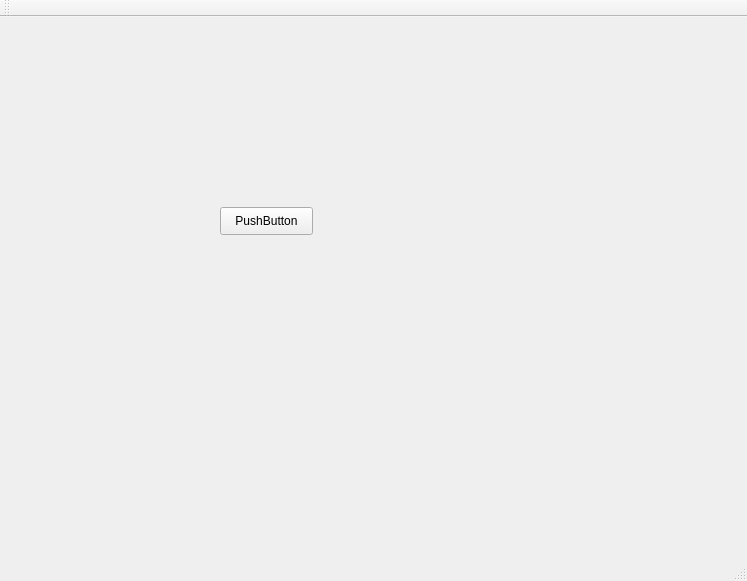
<?xml version="1.0" encoding="UTF-8"?>
<ui version="4.0">
 <class>MainWindow</class>
 <widget class="QMainWindow" name="MainWindow">
  <property name="geometry">
   <rect>
    <x>0</x>
    <y>0</y>
    <width>747</width>
    <height>581</height>
   </rect>
  </property>
  <property name="windowTitle">
   <string>MainWindow</string>
  </property>
  <widget class="QWidget" name="centralWidget">
   <widget class="QPushButton" name="pushButton">
    <property name="geometry">
     <rect>
      <x>220</x>
      <y>190</y>
      <width>93</width>
      <height>28</height>
     </rect>
    </property>
    <property name="text">
     <string>PushButton</string>
    </property>
   </widget>
  </widget>
  <widget class="QMenuBar" name="menuBar">
   <property name="geometry">
    <rect>
     <x>0</x>
     <y>0</y>
     <width>747</width>
     <height>26</height>
    </rect>
   </property>
  </widget>
  <widget class="QToolBar" name="mainToolBar">
   <attribute name="toolBarArea">
    <enum>TopToolBarArea</enum>
   </attribute>
   <attribute name="toolBarBreak">
    <bool>false</bool>
   </attribute>
  </widget>
  <widget class="QStatusBar" name="statusBar"/>
 </widget>
 <layoutdefault spacing="6" margin="11"/>
 <resources/>
 <connections/>
</ui>
